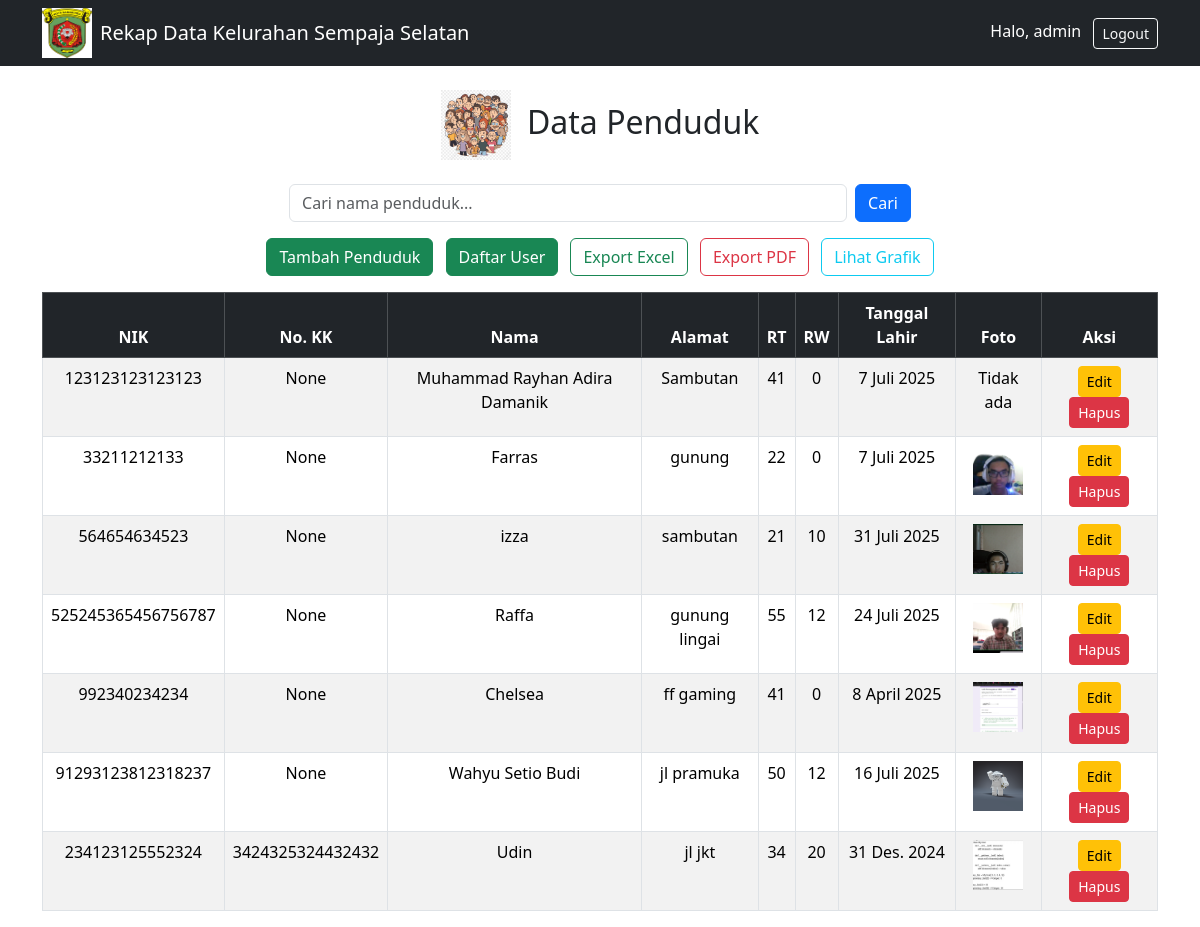
The app's page / (signed in), older data.
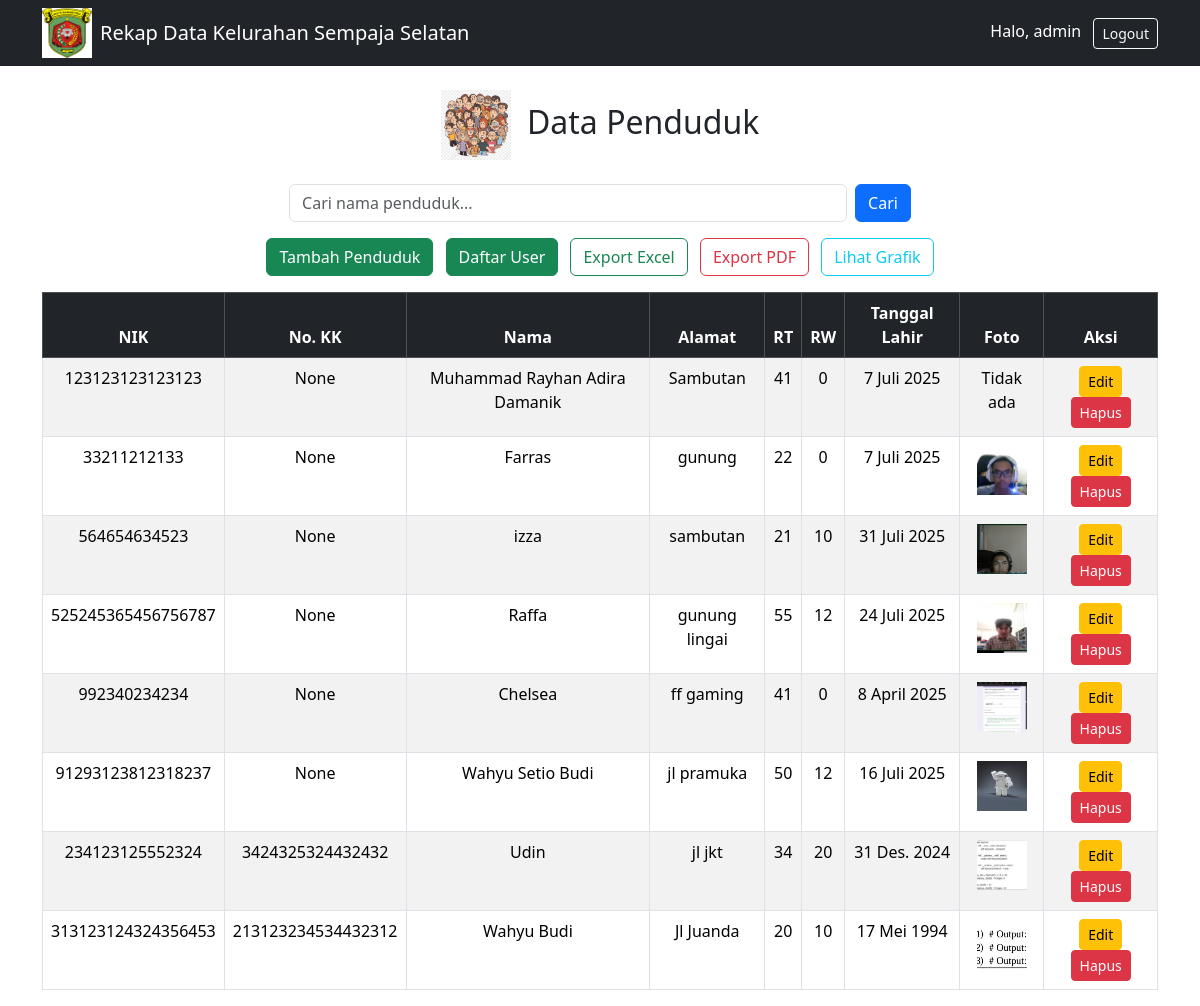
The same page, newer data.
### rekap/models.py (models this page shows, shortened)
class DataPenduduk(models.Model):
    nik = models.CharField(max_length=16, unique=True)
    no_kk = models.CharField(max_length=20, blank=True, null=True)
    nama = models.CharField(max_length=100)
    alamat = models.TextField()
    rt = models.CharField(max_length=3)
    rw = models.CharField(max_length=3)
    tanggal_lahir = models.DateField()
    foto = models.ImageField(upload_to='foto_penduduk/', blank=True, null=True)

### rekap/views.py (the view)
# urls.py: path('', views.list_penduduk, name='list_penduduk'),
@login_required
def list_penduduk(request):
    query = request.GET.get('q')
    penduduk = DataPenduduk.objects.filter(nama__icontains=query) if query else DataPenduduk.objects.all()
    return render(request, 'rekap/list_penduduk.html', {'penduduk': penduduk})

### rekap/templates/rekap/list_penduduk.html
{% extends 'rekap/home.html' %}
{% load static %}
{% block content %}
<h2 class="text-center mb-4">
    <img src="{% static 'rekap/penduduk.png' %}" alt="Data Penduduk" width="70" class="me-2">
    Data Penduduk
</h2>
<form method="get" class="d-flex justify-content-center mb-3">
    <input type="text" name="q" class="form-control w-50 me-2" placeholder="Cari nama penduduk..." value="{{ request.GET.q }}">
    <button type="submit" class="btn btn-primary">Cari</button>
</form>
<div class="text-center mb-3">
    <a href="{% url 'tambah_penduduk' %}" class="btn btn-success me-2">Tambah Penduduk</a>
    {% if user.is_staff %}
    <a href="{% url 'daftar_user' %}" class="btn btn-success me-2">Daftar User</a>
    <a href="{% url 'export_excel' %}" class="btn btn-outline-success me-2">Export Excel</a>
    <a href="{% url 'export_pdf' %}" class="btn btn-outline-danger me-2">Export PDF</a>
    <a href="{% url 'grafik_penduduk' %}" class="btn btn-outline-info">Lihat Grafik</a>
    {% endif %}
</div>
<table class="table table-striped table-bordered">
    <thead class="table-dark">
        <tr class="text-center">
            <th>NIK</th>
            <th>No. KK</th>
            <th>Nama</th>
            <th>Alamat</th>
            <th>RT</th>
            <th>RW</th>
            <th>Tanggal Lahir</th>
            <th>Foto</th>
            {% if user.is_staff %}
            <th>Aksi</th>
            {% endif %}
        </tr>
    </thead>
    <tbody>
        {% for p in penduduk %}
        <tr class="text-center">
            <td>{{ p.nik }}</td>
            <td>{{ p.no_kk }}</td>
            <td>{{ p.nama }}</td>
            <td>{{ p.alamat }}</td>
            <td>{{ p.rt }}</td>
            <td>{{ p.rw }}</td>
            <td>{{ p.tanggal_lahir }}</td>
            <td>
                {% if p.foto %}
                    <img src="{{ p.foto.url }}" alt="Foto {{ p.nama }}" width="50" height="50" style="object-fit:cover;">
                {% else %}
                    Tidak ada
                {% endif %}
            </td>
            {% if user.is_staff %}
            <td>
                <a href="{% url 'edit_penduduk' p.id %}" class="btn btn-warning btn-sm">Edit</a>
                <a href="{% url 'hapus_penduduk' p.id %}" class="btn btn-danger btn-sm" onclick="return confirm('Yakin ingin menghapus data ini?')">Hapus</a>
            </td>
            {% endif %}
        </tr>
        {% endfor %}
    </tbody>
</table>
{% endblock %}

### rekap/templates/rekap/home.html (shortened to what this page needs)
<!DOCTYPE html>
<html>
<head>
    {% load static %}
    <link href="https://cdn.jsdelivr.net/npm/bootstrap@5.3.2/dist/css/bootstrap.min.css" rel="stylesheet">
</head>
<body>
<nav class="navbar navbar-expand-lg navbar-dark bg-dark">
    <div class="container">
        <img src="{% static 'rekap/samarinda.png' %}" alt="Logo Samarinda" width="50" height="50" class="me-2">
        <a class="navbar-brand" href="{% url 'list_penduduk' %}">Rekap Data Kelurahan Sempaja Selatan</a>
        <div class="ms-auto">
            {% if user.is_authenticated %}
                <span class="text-white me-2">Halo, {{ user.username }}</span>
                <form action="{% url 'logout' %}" method="post" style="display:inline;">
                    <button type="submit" class="btn btn-outline-light btn-sm">Logout</button>
                </form>
            {% endif %}
        </div>
    </div>
</nav>
<div class="container mt-4">
    {% block content %}
    {% endblock %}
</div>
</body>
</html>

Row changes from the older to the newer data that the page shows:
added DataPenduduk: nik "313123124324356453", no_kk "213123234534432312", nama "Wahyu Budi", alamat "Jl Juanda", rt "20", rw "10", tanggal_lahir "17 Mei 1994", foto (picture)
